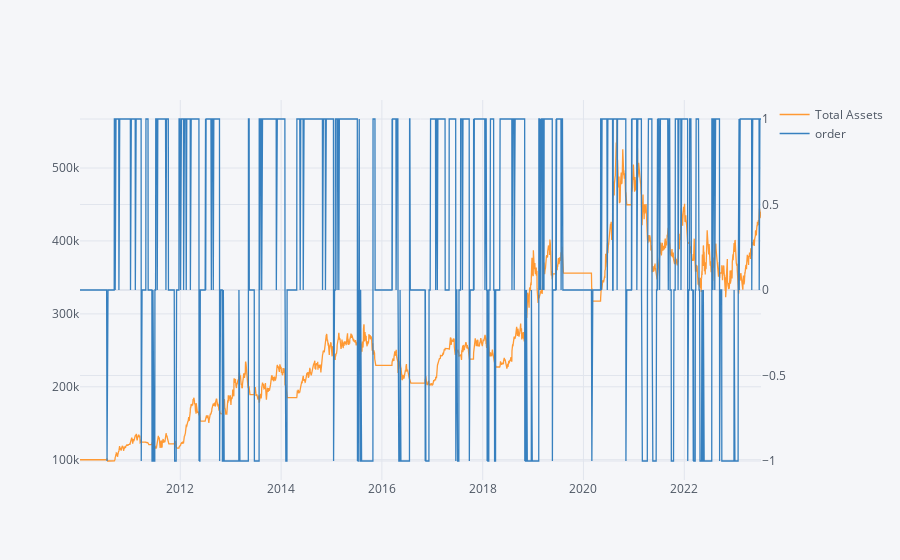

The cell this chart's notebook holds for it:
### Code cell
eval(stock)

### Figure 1 — Plotly figure (JSON) as saved in the notebook; plotly's stock layout.template omitted (floating-point values rounded to 4 significant figures; data arrays with more than 128 entries replaced by an {"elided": "..."} marker saying what was removed)
{"data": [{"line": {"color": "rgba(255, 153, 51, 1.0)", "dash": "solid", "shape": "linear", "width": 1.3}, "mode": "lines", "name": "Total Assets", "text": "", "type": "scatter", "x": {"elided": "3402 str values"}, "y": {"elided": "3402 float values"}}, {"line": {"color": "rgba(55, 128, 191, 1.0)", "dash": "solid", "shape": "linear", "width": 1.3}, "mode": "lines", "name": "order", "text": "", "type": "scatter", "x": {"elided": "3402 str values"}, "xaxis": "x", "y": {"elided": "3402 int values"}, "yaxis": "y2"}], "layout": {"legend": {"bgcolor": "#F5F6F9", "font": {"color": "#4D5663"}}, "paper_bgcolor": "#F5F6F9", "plot_bgcolor": "#F5F6F9", "title": {"font": {"color": "#4D5663"}}, "xaxis": {"gridcolor": "#E1E5ED", "showgrid": true, "tickfont": {"color": "#4D5663"}, "title": {"font": {"color": "#4D5663"}, "text": ""}, "zerolinecolor": "#E1E5ED"}, "yaxis": {"gridcolor": "#E1E5ED", "showgrid": true, "tickfont": {"color": "#4D5663"}, "title": {"font": {"color": "#4D5663"}, "text": ""}, "zerolinecolor": "#E1E5ED"}, "yaxis2": {"anchor": "x", "gridcolor": "#E1E5ED", "overlaying": "y", "showgrid": true, "side": "right", "tickfont": {"color": "#4D5663"}, "title": {"text": ""}, "zerolinecolor": "#E1E5ED"}}}
